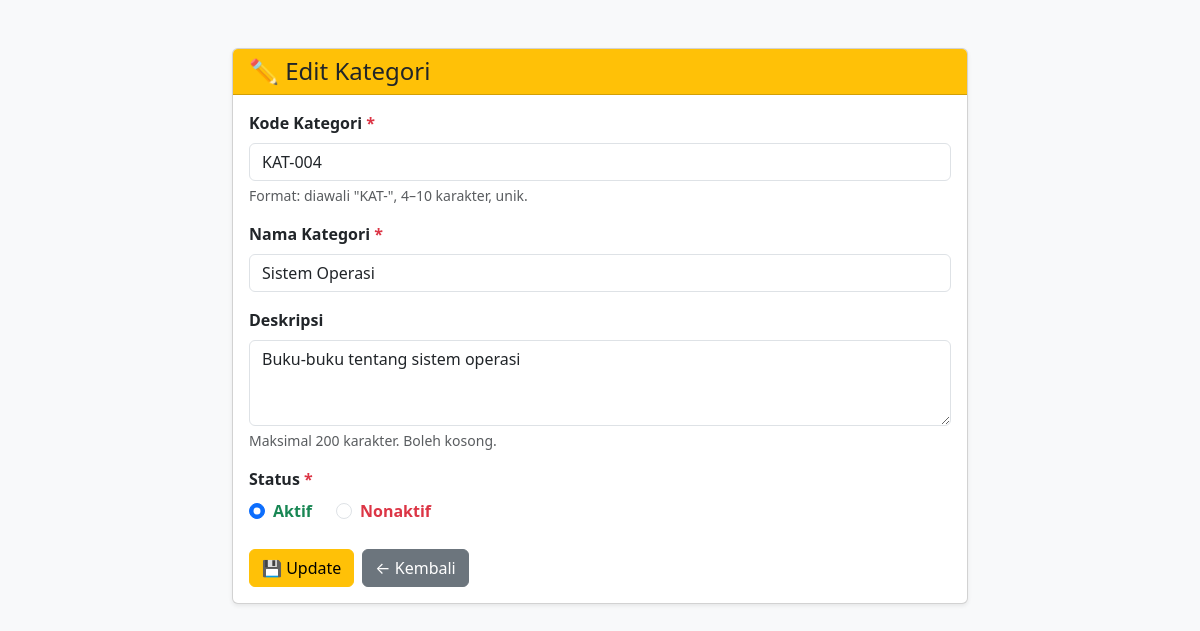
The app's page /edit.php?id=4 with its own data.
### tables this page shows
CREATE TABLE IF NOT EXISTS `kategori` (
    `id_kategori`   INT             AUTO_INCREMENT PRIMARY KEY,
    `kode_kategori` VARCHAR(10)     UNIQUE NOT NULL,
    `nama_kategori` VARCHAR(50)     NOT NULL,
    `deskripsi`     TEXT,
    `status`        ENUM('Aktif','Nonaktif') DEFAULT 'Aktif',
    `created_at`    TIMESTAMP       DEFAULT CURRENT_TIMESTAMP
);

### edit.php (the view, shortened to what this page needs)
<!DOCTYPE html>
<html lang="id">
<head>
    <link href="https://cdn.jsdelivr.net/npm/bootstrap@5.3.0/dist/css/bootstrap.min.css" rel="stylesheet">
</head>
<body class="bg-light">
<?php
require_once 'config/database.php';
$id = (int) $_GET['id'];
$stmtAmbil = $conn->prepare(
    "SELECT id_kategori, kode_kategori, nama_kategori, deskripsi, status FROM kategori WHERE id_kategori = ?"
);
$stmtAmbil->bind_param("i", $id);
$stmtAmbil->execute();
$hasil = $stmtAmbil->get_result();
$data = $hasil->fetch_assoc();
$kode      = $data['kode_kategori'];
$nama      = $data['nama_kategori'];
$deskripsi = $data['deskripsi'];
$status    = $data['status'];
$errors = [];
?>
<div class="container mt-5">
    <div class="row justify-content-center">
        <div class="col-md-8">
            <div class="card shadow-sm">
                <div class="card-header bg-warning">
                    <h4 class="mb-0">✏️ Edit Kategori</h4>
                </div>
                <div class="card-body">
                    <form method="POST" novalidate>
                        <div class="mb-3">
                            <label for="kode_kategori" class="form-label fw-semibold">
                                Kode Kategori <span class="text-danger">*</span>
                            </label>
                            <input type="text"
                                   id="kode_kategori"
                                   name="kode_kategori"
                                   class="form-control <?= isset($errors['kode']) ? 'is-invalid' : '' ?>"
                                   value="<?= htmlspecialchars($kode) ?>"
                                   required
                                   maxlength="10">
                            <div class="form-text">Format: diawali "KAT-", 4–10 karakter, unik.</div>
                        </div>
                        <div class="mb-3">
                            <label for="nama_kategori" class="form-label fw-semibold">
                                Nama Kategori <span class="text-danger">*</span>
                            </label>
                            <input type="text"
                                   id="nama_kategori"
                                   name="nama_kategori"
                                   class="form-control <?= isset($errors['nama']) ? 'is-invalid' : '' ?>"
                                   value="<?= htmlspecialchars($nama) ?>"
                                   required
                                   minlength="3"
                                   maxlength="50">
                        </div>
                        <div class="mb-3">
                            <label for="deskripsi" class="form-label fw-semibold">Deskripsi</label>
                            <textarea id="deskripsi"
                                      name="deskripsi"
                                      class="form-control <?= isset($errors['deskripsi']) ? 'is-invalid' : '' ?>"
                                      rows="3"
                                      maxlength="200"><?= htmlspecialchars($deskripsi) ?></textarea>
                            <div class="form-text">Maksimal 200 karakter. Boleh kosong.</div>
                        </div>
                        <div class="mb-4">
                            <label class="form-label fw-semibold">
                                Status <span class="text-danger">*</span>
                            </label>
                            <div class="d-flex gap-4">
                                <div class="form-check">
                                    <input class="form-check-input" type="radio"
                                           name="status" id="statusAktif" value="Aktif"
                                           <?= ($status === 'Aktif') ? 'checked' : '' ?>>
                                    <label class="form-check-label text-success fw-semibold" for="statusAktif">
                                        Aktif
                                    </label>
                                </div>
                                <div class="form-check">
                                    <input class="form-check-input" type="radio"
                                           name="status" id="statusNonaktif" value="Nonaktif"
                                           <?= ($status === 'Nonaktif') ? 'checked' : '' ?>>
                                    <label class="form-check-label text-danger fw-semibold" for="statusNonaktif">
                                        Nonaktif
                                    </label>
                                </div>
                            </div>
                        </div>
                        <div class="d-flex gap-2">
                            <button type="submit" class="btn btn-warning">💾 Update</button>
                            <a href="index.php" class="btn btn-secondary">← Kembali</a>
                        </div>
                    </form>
                </div>
            </div>
        </div>
    </div>
</div>
</body>
</html>

### records on screen
kategori: kode_kategori "KAT-004", nama_kategori "Sistem Operasi", deskripsi "Buku-buku tentang sistem operasi", status "☑ Aktif", status "☐ Nonaktif"
